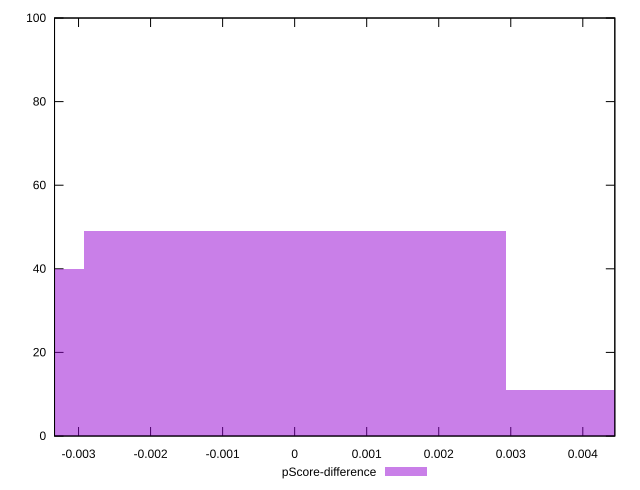

Generate this figure with gnuplot:
reset

$pScoreDifference <<EOF
-0.005859114964718895 40
0 49
0.005859114964718895 11
EOF

set key outside below
set boxwidth 0.005859114964718895
set xrange [-0.0033333333333334103:0.004444444444444473]
set yrange [0:100]
set trange [0:100]
set style fill transparent solid 0.5 noborder
set terminal svg size 640, 490 enhanced background rgb 'white'
set output "report_00017_2021-02-10T15-08-03.406Z/uses-webp-images/samples/pages+cached/pScore-difference/histogram.svg"

plot $pScoreDifference title "pScore-difference" with boxes

reset
